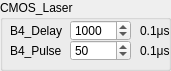
     <widget class="QGroupBox" name="groupBox_11">
      <property name="geometry">
       <rect>
        <x>210</x>
        <y>280</y>
        <width>171</width>
        <height>71</height>
       </rect>
      </property>
      <property name="title">
       <string>CMOS_Laser</string>
      </property>
      <widget class="QLabel" name="LaserPStextlbl1_15">
       <property name="geometry">
        <rect>
         <x>10</x>
         <y>40</y>
         <width>61</width>
         <height>21</height>
        </rect>
       </property>
       <property name="text">
        <string>B4_Pulse</string>
       </property>
       <property name="alignment">
        <set>Qt::AlignLeading|Qt::AlignLeft|Qt::AlignVCenter</set>
       </property>
       <property name="wordWrap">
        <bool>false</bool>
       </property>
      </widget>
      <widget class="QLabel" name="LaserPStextlbl1_14">
       <property name="geometry">
        <rect>
         <x>10</x>
         <y>20</y>
         <width>61</width>
         <height>21</height>
        </rect>
       </property>
       <property name="text">
        <string>B4_Delay</string>
       </property>
       <property name="alignment">
        <set>Qt::AlignLeading|Qt::AlignLeft|Qt::AlignVCenter</set>
       </property>
       <property name="wordWrap">
        <bool>false</bool>
       </property>
      </widget>
      <widget class="QSpinBox" name="B4_Pulse">
       <property name="geometry">
        <rect>
         <x>70</x>
         <y>40</y>
         <width>61</width>
         <height>21</height>
        </rect>
       </property>
       <property name="minimum">
        <number>1</number>
       </property>
       <property name="maximum">
        <number>100000000</number>
       </property>
       <property name="value">
        <number>50</number>
       </property>
      </widget>
      <widget class="QSpinBox" name="B4_Delay">
       <property name="geometry">
        <rect>
         <x>70</x>
         <y>20</y>
         <width>61</width>
         <height>21</height>
        </rect>
       </property>
       <property name="minimum">
        <number>0</number>
       </property>
       <property name="maximum">
        <number>10000</number>
       </property>
       <property name="value">
        <number>1000</number>
       </property>
      </widget>
      <widget class="QLabel" name="LaserPStextlbl1_47">
       <property name="geometry">
        <rect>
         <x>140</x>
         <y>40</y>
         <width>31</width>
         <height>21</height>
        </rect>
       </property>
       <property name="text">
        <string>0.1μs</string>
       </property>
       <property name="alignment">
        <set>Qt::AlignLeading|Qt::AlignLeft|Qt::AlignVCenter</set>
       </property>
       <property name="wordWrap">
        <bool>false</bool>
       </property>
      </widget>
      <widget class="QLabel" name="LaserPStextlbl1_48">
       <property name="geometry">
        <rect>
         <x>140</x>
         <y>20</y>
         <width>31</width>
         <height>21</height>
        </rect>
       </property>
       <property name="text">
        <string>0.1μs</string>
       </property>
       <property name="alignment">
        <set>Qt::AlignLeading|Qt::AlignLeft|Qt::AlignVCenter</set>
       </property>
       <property name="wordWrap">
        <bool>false</bool>
       </property>
      </widget>
     </widget>
